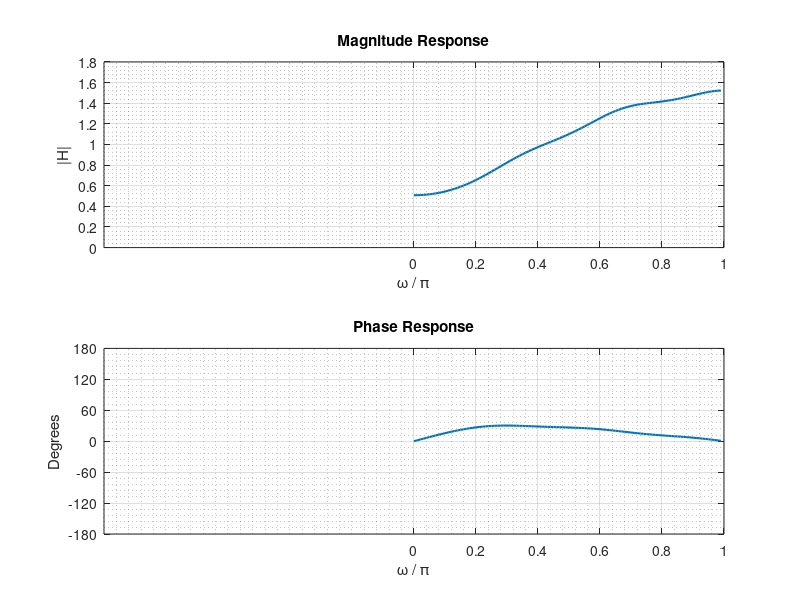

Here is the MATLAB script that generated this plot:
clc; 
close all;
clear all;

l = [0:5]; 
a = 0.5 .^ l; 
b = [1]; 

[H,w] = freqz(b,a,100);
magH = abs(H); 
phaH = angle(H)*180/pi;

Hf_1 = figure;
subplot(2,1,1); 
plot(w/pi,magH,'LineWidth',1.5); 
axis([-1 1 0 1.8]);
wtick = [0:0.2:1]; 
magtick = [0:0.2:1.8];
xlabel('\omega / \pi'); ylabel('|H|');
title(['Magnitude Response']); grid on; grid minor;
set(gca,'XTick',wtick); 
set(gca,'YTick',magtick);

subplot(2,1,2); 
plot(w/pi,phaH,'LineWidth',1.5); 
axis([-1 1 -180 180]);
wtick = [0:0.2:1]; 
magtick = [-180:60:180];
xlabel('\omega / \pi'); ylabel('Degrees');
title(['Phase Response']); grid on; grid minor;
set(gca,'XTick',wtick); 
set(gca,'YTick',magtick);